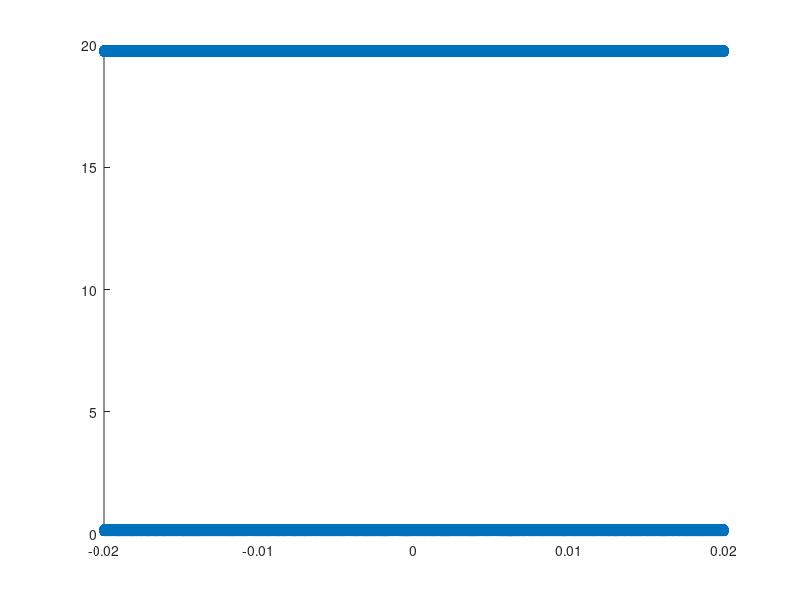

Reproduce this figure in MATLAB. (Note: this script raises an error after producing the figure.)
close all
clear all

Temps = linspace(10,130,13)
for i=1:length(Temps)
T=Temps(i);
nP=1e6;
L=10;
z0=0.1;
z1=.2;
x0 = -0.02;
x1= 0.02;
odds = 1:2:nP;
x = (x1-x0)*rand(1,nP)+x0;
z = (z1-z0)*rand(1,nP)+z0;
z(odds) = z(odds) +2*L-2*z0 - 2*(z1-z0);
y = 0.0*ones(1,nP);

m=12;
vTh = sqrt(2*T*1.602e-19/m/1.66e-27);
0.5*12*1.66e-27*vTh*vTh/1.602e-19
vx = vTh*ones(1,nP);
vy = zeros(1,nP);
vz = zeros(1,nP);

scatter(x,z)

ncid = netcdf.create(['./particleSource',num2str(T),'.nc'],'NC_WRITE')
 
dimP = netcdf.defDim(ncid,'nP',nP);

xVar = netcdf.defVar(ncid,'x','double',[dimP]);
yVar = netcdf.defVar(ncid,'y','double',[dimP]);
zVar = netcdf.defVar(ncid,'z','double',[dimP]);
ExVar = netcdf.defVar(ncid,'vx','double',[dimP]);
EyVar = netcdf.defVar(ncid,'vy','double',[dimP]);
EzVar = netcdf.defVar(ncid,'vz','double',[dimP]);

netcdf.endDef(ncid);
 
netcdf.putVar(ncid, xVar, x);
netcdf.putVar(ncid, yVar, y);
netcdf.putVar(ncid, zVar, z);
netcdf.putVar(ncid, ExVar, vx);
netcdf.putVar(ncid, EyVar, vy);
netcdf.putVar(ncid, EzVar, vz);

netcdf.close(ncid);
end
